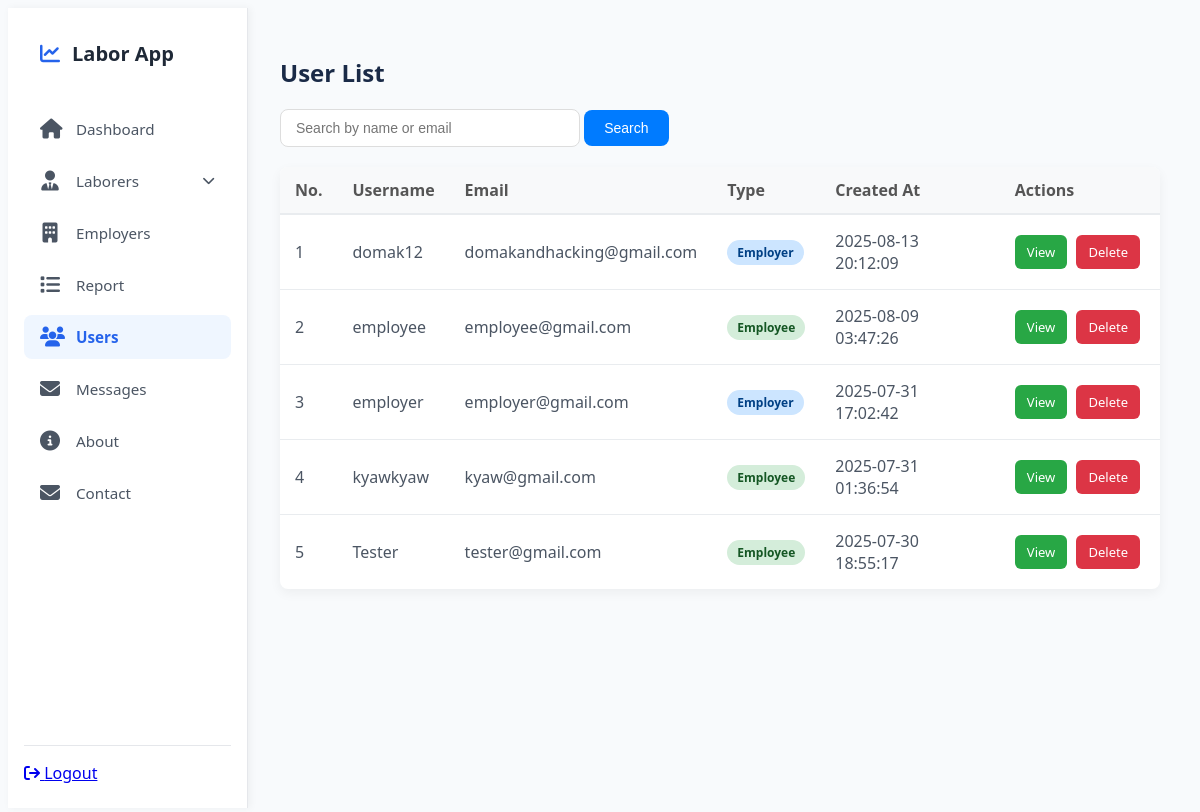
Page /admin?vr=users (signed in) on the committed database.
### tables this page shows
CREATE TABLE `users` (
  `id` int(11) NOT NULL,
  `username` varchar(100) NOT NULL,
  `email` varchar(255) NOT NULL,
  `password` varchar(200) NOT NULL,
  `type` enum('employer','employee') NOT NULL,
  `created_at` datetime NOT NULL DEFAULT current_timestamp()
);

### admin/views/users/User.php (called while the page is built, shortened)
<?php
class User extends Connection
{
    private $table = "users";
    public function readAll()
    {
        $query = parent::$connection->query("SELECT id, username, email, type, created_at FROM $this->table ORDER BY id DESC");
        return $query->fetch_all(MYSQLI_ASSOC);
    }
}

### admin/views/users/index.php (the view, shortened to what this page needs)
<?php
require_once __DIR__ . '/User.php';
$userModel = new User();
$users = $userModel->readAll();
?>
<div class="user-table-container">
    <h1>User List</h1>
    <div class="search-form">
        <form action="<?= $_SERVER['REQUEST_URI'] ?>" method="GET">
            <input type="text" name="s" placeholder="Search by name or email"
                value="<?= isset($_GET['s']) ? htmlspecialchars($_GET['s']) : '' ?>" />
            <button type="submit">Search</button>
        </form>
    </div>
    <div class="table-container">
        <table>
            <thead>
                <tr>
                    <th>No.</th>
                    <th>Username</th>
                    <th>Email</th>
                    <th>Type</th>
                    <th>Created At</th>
                    <th>Actions</th>
                </tr>
            </thead>
            <tbody>
                <?php
                $no = 0;
                foreach ($users as $user):
                    $no += 1;
                    ?>
                    <tr>
                        <td><?= $no ?></td>
                        <td><?= htmlspecialchars($user['username']) ?></td>
                        <td><?= htmlspecialchars($user['email']) ?></td>
                        <td class="type-cell">
                            <span class="type-badge type-<?= strtolower($user['type']) ?>">
                                <?= htmlspecialchars($user['type']) ?>
                            </span>
                        </td>
                        <td><?= htmlspecialchars($user['created_at']) ?></td>
                        <td class="actions">
                            <a href="?vr=users&uid=<?= $user['id'] ?>&t=<?= $user['type'] == 'employee' ? 'ee' : 'er' ?>" class="btn view-btn">View</a>
                            <a href="?vr=users&did=<?= $user['id'] ?>" class="btn delete-btn"
                                onclick="return confirm('Are you sure you want to delete this user?')">Delete</a>
                        </td>
                    </tr>
                <?php endforeach; ?>
            </tbody>
        </table>
    </div>
</div>

### admin/partials/start.php (style rules this page uses)
:root { --bg-color: #f8fafc; --sidebar-bg: #ffffff; --primary-color: #2563eb; --primary-light: #eff6ff; --text-color: #4b5563; --text-hover: #1d4ed8; --border-color: #e5e7eb; --shadow-color: rgba(0, 0, 0, 0.05); --border-radius: 8px; }
* { box-sizing: border-box; }
body { font-family: 'Inter', system-ui, -apple-system, BlinkMacSystemFont, 'Segoe UI', Roboto, Helvetica, Arial, sans-serif, 'Apple Color Emoji', 'Segoe UI Emoji'; background-color: var(--bg-color); color: var(--text-color); display: flex; min-height: 100vh; overflow: hidden; }

### admin/views/users/index.php (style rules this page uses)
body { font-family: 'Segoe UI', Tahoma, Geneva, Verdana, sans-serif; }
h1 { color: #1a2a47; font-size: 24px; margin-bottom: 20px; }
.search-form { margin-bottom: 20px; display: flex; gap: 10px; }
.search-form input[type="text"] { padding: 10px 15px; border: 1px solid #ddd; border-radius: 8px; font-size: 14px; width: 300px; transition: border-color 0.3s; }
.search-form button { background-color: #007bff; color: white; border: none; padding: 10px 20px; border-radius: 8px; font-size: 14px; cursor: pointer; transition: background-color 0.3s; }
.table-container { overflow-x: auto; background-color: #fff; border-radius: 8px; box-shadow: 0 4px 12px rgba(0, 0, 0, 0.05); }
table { width: 100%; border-collapse: separate; border-spacing: 0; }
thead th { background-color: #f8f9fa; text-align: left; padding: 12px 15px; font-weight: 600; color: #555; border-bottom: 2px solid #e9ecef; }
tbody td { padding: 15px; border-bottom: 1px solid #e9ecef; vertical-align: middle; }
tbody tr:last-child td { border-bottom: none; }
.type-cell { font-weight: bold; }
.type-badge { display: inline-block; padding: 4px 10px; border-radius: 20px; font-size: 12px; text-transform: capitalize; }
.type-employee { background-color: #d4edda; color: #155724; }
.type-employer { background-color: #cce5ff; color: #004085; }
.actions { white-space: nowrap; }
.btn { text-decoration: none; padding: 8px 12px; border-radius: 6px; font-size: 13px; margin-right: 5px; transition: transform 0.2s, background-color 0.2s; display: inline-block; }
.view-btn { background-color: #28a745; color: #fff; }
.delete-btn { background-color: #dc3545; color: #fff; }

### rows in the picture
users: username "domak12", email "domakandhacking@gmail.com", type "Employer", created_at "2025-08-13 20:12:09"
users: username "employee", email "employee@gmail.com", type "Employee", created_at "2025-08-09 03:47:26"
users: username "employer", email "employer@gmail.com", type "Employer", created_at "2025-07-31 17:02:42"
users: username "kyawkyaw", email "kyaw@gmail.com", type "Employee", created_at "2025-07-31 01:36:54"
users: username "Tester", email "tester@gmail.com", type "Employee", created_at "2025-07-30 18:55:17"
